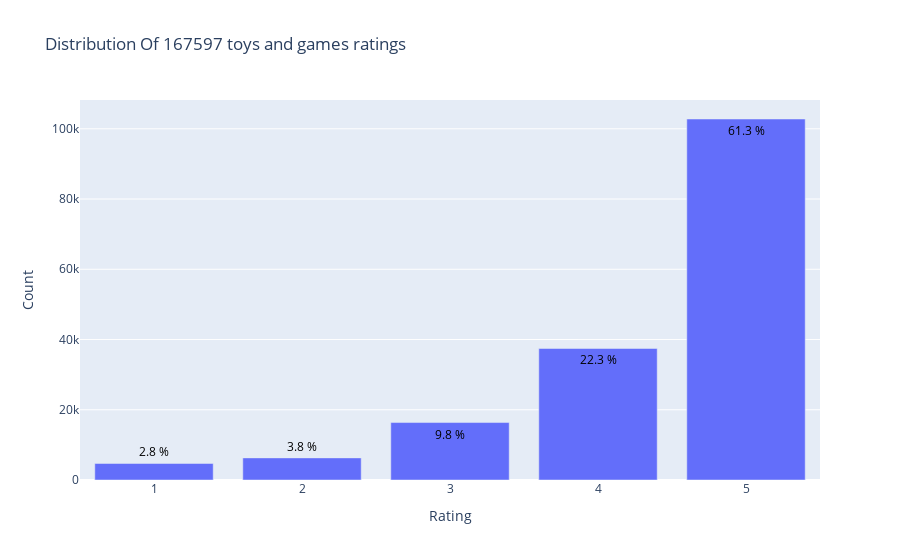

Notebook code for this chart:
### Code cell
from plotly.offline import init_notebook_mode, plot, iplot
import plotly.graph_objs as go
init_notebook_mode(connected=True)

# Count the number of times each rating appears in the dataset
data = game_toy['overall'].value_counts().sort_index(ascending=False)

# Create the histogram
trace = go.Bar(x = data.index,
               text = ['{:.1f} %'.format(val) for val in (data.values / game_toy.shape[0] * 100)],
               textposition = 'auto',
               textfont = dict(color = '#000000'),
               y = data.values,
               )
# Create layout
layout = dict(title = 'Distribution Of {} toys and games ratings'.format(game_toy.shape[0]),
              xaxis = dict(title = 'Rating'),
              yaxis = dict(title = 'Count'))
# Create plot
fig = go.Figure(data=[trace], layout=layout)
iplot(fig)

### Figure 1 — Plotly figure (JSON) as saved in the notebook; plotly's stock layout.template omitted (floating-point values rounded to 4 significant figures)
{"data": [{"text": ["61.3 %", "22.3 %", "9.8 %", "3.8 %", "2.8 %"], "textfont": {"color": "#000000"}, "textposition": "auto", "type": "bar", "x": [5, 4, 3, 2, 1], "y": [102790, 37445, 16357, 6298, 4707]}], "layout": {"title": {"text": "Distribution Of 167597 toys and games ratings"}, "xaxis": {"title": {"text": "Rating"}}, "yaxis": {"title": {"text": "Count"}}}}
